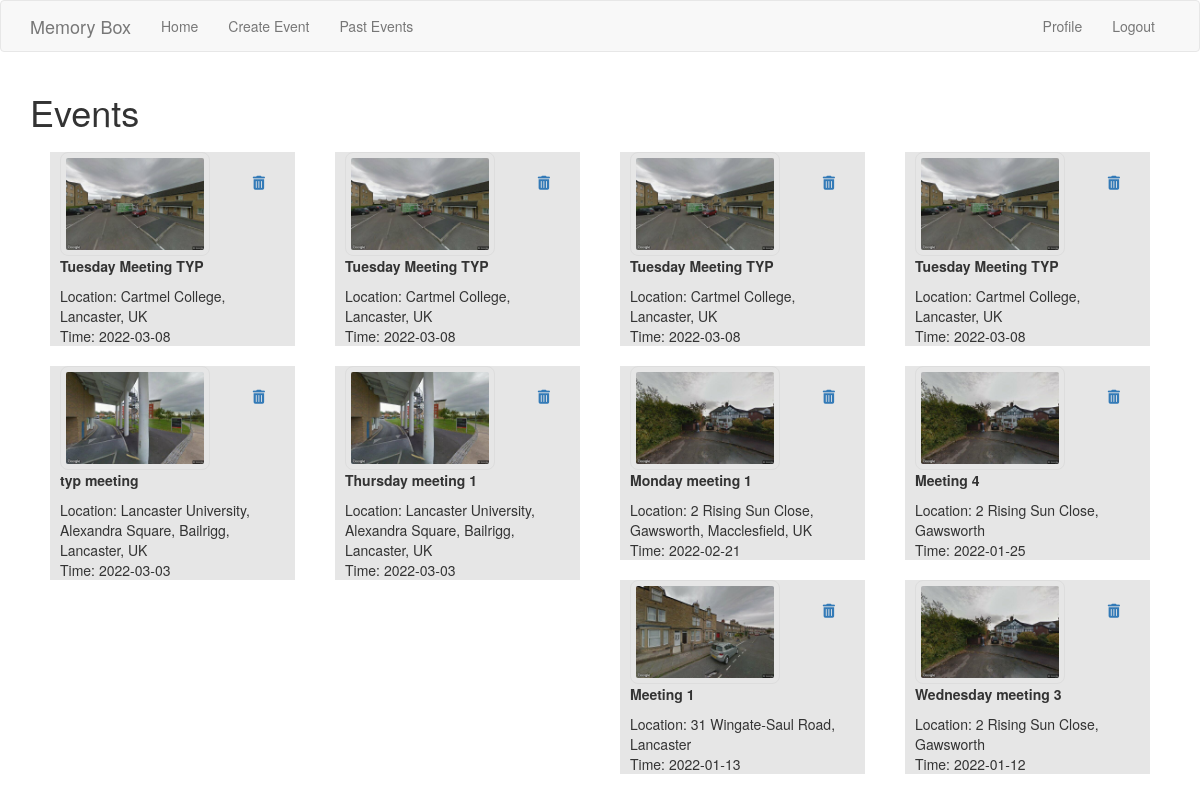
Page /past_events (signed in) on the earlier database version.
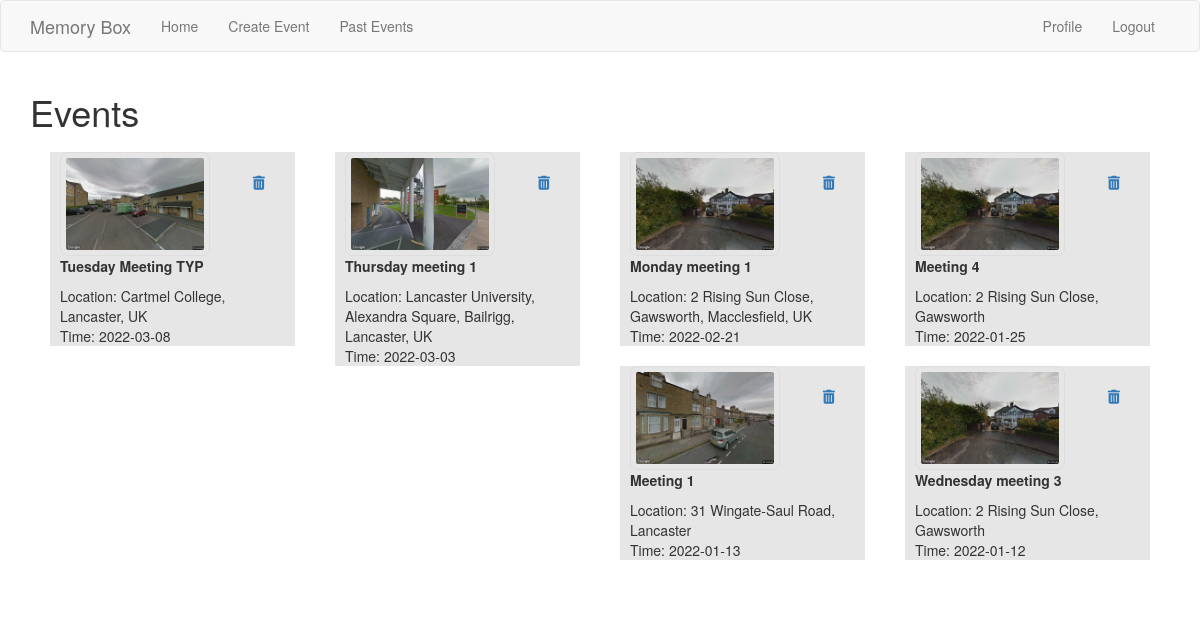
Same page on the later database version.
### app/models.py (models this page shows, shortened)
class Event(db.Model):
    id = db.Column(db.Integer, primary_key=True)
    name = db.Column(db.String(140))
    location = db.Column(db.String(140))
    timestamp = db.Column(db.DateTime, index=True, default=datetime.utcnow)
    user_id = db.Column(db.Integer, db.ForeignKey('user.id'))
    date = db.Column(db.Date)
    start = db.Column(db.Time)
    logs = relationship("Log", cascade="all, delete", backref="parent")

### app/routes.py (the view)
@app.route('/past_events', methods=['GET', 'POST'])
@login_required
def past_events():
    page = request.args.get('page', 1, type=int)
    events = Event.query.filter_by(user_id=current_user.id).order_by(Event.timestamp.desc()).paginate(
        page, app.config['POSTS_PER_PAGE'])
    next_url = url_for('past_events', page=events.next_num) \
        if events.has_next else None
    prev_url = url_for('past_events', page=events.prev_num) \
        if events.has_prev else None
    return render_template('past_events.html', title='Past Events', events=events,
    next_url=next_url, prev_url=prev_url)

### app/models.py (called while the page is built)
@login.user_loader
def load_user(id):
    return User.query.get(int(id))

### app/routes.py (called while the page is built)
@app.template_filter('format_date')
def format_date(timestamp):
    date = timestamp.date()
    return date

### app/templates/past_events.html (shortened to what this page needs)
{% extends 'base.html' %}
{% import 'bootstrap/wtf.html' as wtf %}
{% block app_content %}
    <h1>Events</h1>
    {% for event in events.items %}
    <div class="col-md-3 event">
        {% include 'event_preview.html' %}
    </div>
    {% endfor %}
    <div class="col-md-4 page">
    </div>
{% endblock %}

### app/templates/base.html (shortened to what this page needs)
{% extends 'bootstrap/base.html' %}
{% block navbar %}
    <nav class="navbar navbar-default">
        <div class="container">
            <div class="navbar-header">
                <a class="navbar-brand" href="{{ url_for('index') }}">Memory Box</a>
            </div>
            <div class="collapse navbar-collapse" id="bs-example-navbar-collapse-1">
                <ul class="nav navbar-nav">
                    <li><a href="{{ url_for('index') }}">Home</a></li>
                    <li><a href="{{ url_for('create_event') }}">Create Event</a></li>
                    <li><a href="{{ url_for('past_events') }}">Past Events</a></li>
                </ul>
                <ul class="nav navbar-nav navbar-right">
                    {% if current_user.is_anonymous %}
                    <li><a href="{{ url_for('login') }}">Login</a></li>
                    {% else %}
                    <li><a href="{{ url_for('user', username=current_user.username) }}">Profile</a></li>
                    <li><a href="{{ url_for('logout') }}">Logout</a></li>
                    {% endif %}
                </ul>
            </div>
        </div>
    </nav>
{% endblock %}
{% block content %}
    <div class="container">
        {% block app_content %}{% endblock %}
    </div>
{% endblock %}

### app/templates/event_preview.html (shortened to what this page needs)
<link rel= "stylesheet" type= "text/css" href= "{{ url_for('static',filename='style.css') }}">
    <div class="event_prev">
        <div class="event_content">
            <a href="{{ url_for('dashboard', event_id=event.id) }}">
                <img src="{{url_for('static',filename='streetview_images/' + event.location + '.jpg')}}">
            </a>
            <a class="pull-right del" href="{{ url_for('delete_event', event_id=event.id) }}"
             onclick="return confirm('Do you want to permanently delete event {{ event_title }}?');" style="margin-left: 10%;"><i class="fas fa-trash-alt" style="size: 2x"></i> </a>
            <div class="event_info">
                <p style="font-weight: bold;">{{ event.name }}</p>
                Location:  {{ event.location }}
                <br>
                Time:  {{ event.timestamp | format_date }}
            </div>
        </div>
    </div>

### app/static/style.css (style rules this page uses)
.page { margin:2%; }
.event_prev { border: 10px; background-color: #e6e6e6; margin: 5px; }
.event_content { margin: 10px; }
.event_prev img { border-radius: 8px; border: 1px solid #ddd; padding: 5px; width: 150px; }
.del { margin: 20px; }

Differences in the rows shown:
removed Event: location (picture), name "Tuesday Meeting TYP", location "Cartmel College, Lancaster, UK", timestamp "2022-03-08"
removed Event: location (picture), name "Tuesday Meeting TYP", location "Cartmel College, Lancaster, UK", timestamp "2022-03-08"
removed Event: location (picture), name "Tuesday Meeting TYP", location "Cartmel College, Lancaster, UK", timestamp "2022-03-08"
removed Event: location (picture), name "typ meeting", location "Lancaster University, Alexandra Square, Bailrigg, Lancaster, UK", timestamp "2022-03-03"
